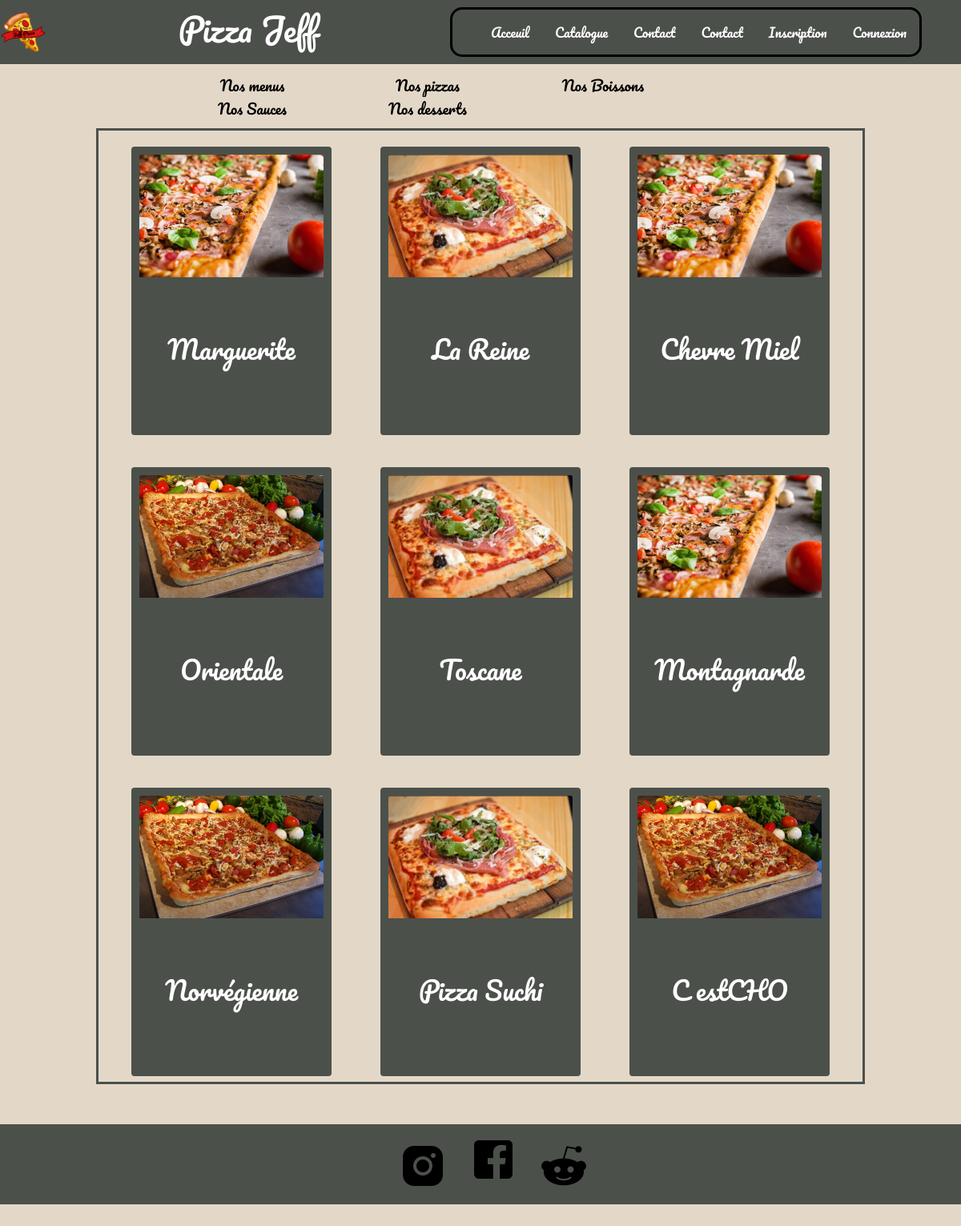
The page /Code/controler/controler_show_all_produit.php on the database its author committed.
### tables this page shows
create table Produits(
	id_prod int auto_increment not null primary key,
    nom_prod varchar(50),
    ingredient_prod varchar(50) null,
    prix_prod decimal(15.2),
    cat_prod varchar(50) null,
    image_prod varchar(100) null,
    id_pate int null,
    id_taille int null
);

### Code/model/model_produit.php (called while the page is built, shortened)
<?php
    class Produit{
        private $cat_prod;
        public function __construct($id, $nom, $ingredient, $prix, $cat)
        {
            $this -> cat_prod = $cat;
        }
        public function getCatProd():string{
            return $this -> cat_prod;
        }
        public function showProduitByCat($bdd):array{
            try{
                $req = $bdd->prepare('SELECT * FROM (produits) WHERE (cat_prod = :cat)');
                $req->execute(array(
                    ':cat' => $this -> getCatProd(),
                ));
                $data = $req -> fetchAll(PDO::FETCH_OBJ);
                return $data;
            }
            catch(Exception $e){
                die('Erreur '.$e->getMessage());
        }
    }
}
?>

### Code/controler/controler_pizza.php (the view, shortened to what this page needs)
<?php
    $pizza = new Produit(null, null, null, null, "Pizza");
    $pizzas = $pizza->showProduitByCat($bdd);
    echo '<div class=\'container-card\'>';
    foreach($pizzas as $value){
        $card = '<div class=\'card\' id=\'card'.$value->id_prod.'\'style=max-width: 12rem;\'><img src=\''.$value->image_prod.'\' class=\'card-img-top\' alt=\'...\'><div class=\'card-body\'><h5 class=\'card-title\'>'.$value->nom_prod.'</h5></div></div>';
        echo $card;
    }
    echo '</div>';
?>

### Code/view/view_catalogue.php (shortened to what this page needs)
<html lang="en">
<head>
    <link rel="stylesheet" href="./asset/style/catalogue.css">
</head>
<body>
    <div class="catalogue-buttons">
        <form action="" method="POST">
        <button name="menu" class="catalogue-button">Nos menus</button>
        <button name="pizza" class="catalogue-button">Nos pizzas</button>
        <button name="boisson" class="catalogue-button">Nos Boissons</button>
        <button name="sauce" class="catalogue-button">Nos Sauces</button>
        <button name="dessert" class="catalogue-button">Nos desserts</button>
        </form>
    </div>
</body>
</html>

### Code/controler/controler_show_all_produit.php (shortened to what this page needs)
<?php
    include './utils/connectBdd.php';
    include './view/view_catalogue.php';
    include './model/model_produit.php';
    if(isset($_POST['menu'])){
        include './controler/controler_menu.php';
    }elseif(isset($_POST['pizza'])){
        include './controler/controler_pizza.php';
    }elseif(isset($_POST['boisson'])){
        include './controler/controler_boisson.php';
    }elseif(isset($_POST['sauce'])){
        include './controler/controler_sauce.php';
    }elseif(isset($_POST['dessert'])){
        include './controler/controler_dessert.php';
    }else{
        include './controler/controler_pizza.php';
    }
    include './view/view_footer.php';
?>

### Code/view/view_footer.php
<footer>
    <ul><a href="https://www.instagram.com/?hl=fr"><img src="./asset/image/instagrame2.png"></a> </ul>
    <ul><a href="https://fr-fr.facebook.com/"><img src="./asset/image/facebook.png"></a> </ul>
    <ul><a href="https://www.reddit.com/"><img src="./asset/image/reddit2.png"></a> </ul>
</footer>
</body>
</html>

### Code/asset/style/style.css (style rules this page uses)
.navbar { background-color: #4C504B; list-style: none; border: solid 1px #4C504B; font-family: 'Pacifico', cursive; margin-bottom : 0px ; color: white; }
#logo { height: 50px; background-color: #4C504B; }
body { font-family: 'Radio Canada'; height: 100vh; background-color: #E3D8C8 ; }
.navbarperso { border: solid 3px black; border-radius: 15px; }
footer { padding-top: 20px; display: flex; justify-content: center; width: 100%; background-color: #4C504B; color: white; }

### Code/asset/style/catalogue.css (style rules this page uses)
body { background-color: #E3D8C8; }
h5 { font-family: 'Pacifico', cursive; text-align: center; vertical-align: middle; color: #FFFFFF; font-size: 2em; }
.card-body { display: flex; align-items: center; justify-content: center; }
.card-title { color: #FFFFFF; }
.card { font-family: 'Pacifico', cursive; background-color: #4C504B; width: 250px; height: 360px; margin: 20px 20px 20px 20px; padding: 10px; border: none; color:#FFFFFF; }
.container-card { display:flex; flex-wrap: wrap; justify-content: space-evenly; margin: 50px auto 50px auto; border: 3px solid #4C504B; width: 80vw; height: 70vh; overflow: scroll; }
.catalogue-buttons { float: left; margin: 12px 200px 10px; }
.catalogue-button { font-family: 'Pacifico'; font-size: large; text-decoration: #000000; border: none; margin-left: 15px; width: 200px; background-color: #E3D8C8; }

### rows shown on the page
produits: image_prod (picture), nom_prod "Marguerite"
produits: image_prod (picture), nom_prod "La Reine"
produits: $value->id_prod 12 (drawn), image_prod (picture), nom_prod "Chevre Miel"
produits: image_prod (picture), nom_prod "Orientale"
produits: image_prod (picture), nom_prod "Toscane"
produits: image_prod (picture), nom_prod "Montagnarde"
produits: image_prod (picture), nom_prod "Norvégienne"
produits: image_prod (picture), nom_prod "Pizza Suchi"
produits: image_prod (picture), nom_prod "C estCHO"
